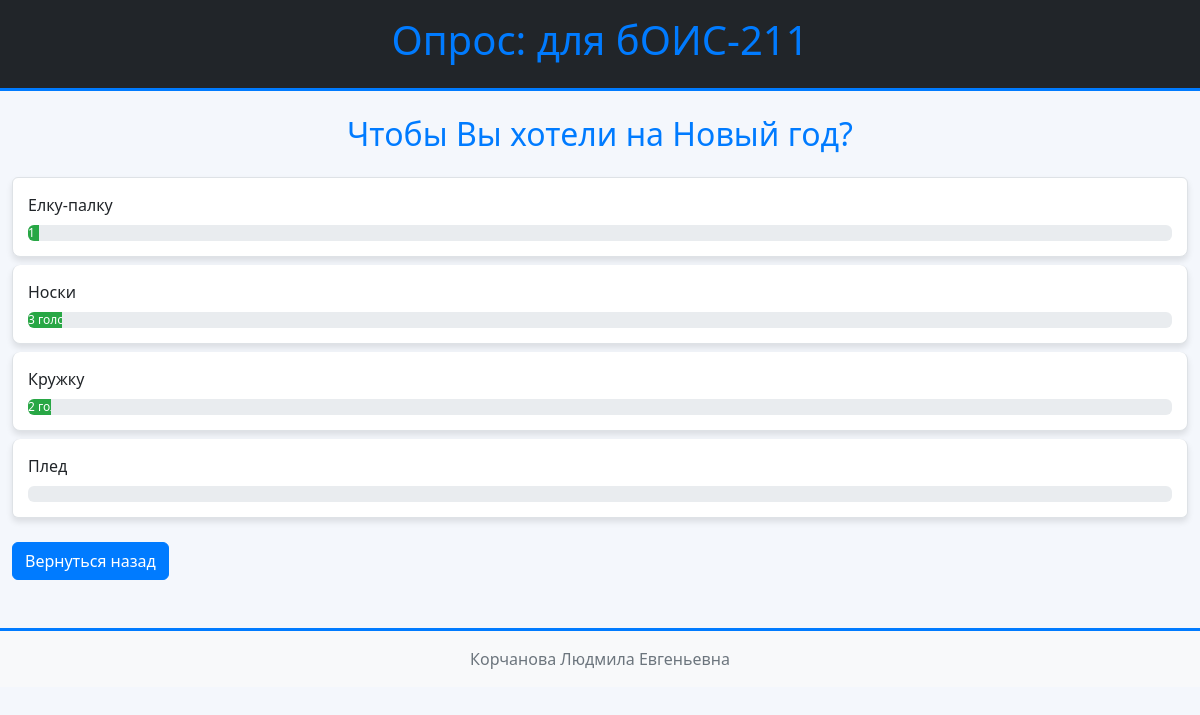
The app's page /2/results/ with its own data.
### polls/models.py (models this page shows, shortened)
class Question(models.Model):
    question_text = models.CharField('Текст вопроса', max_length=200)
    pub_date = models.DateTimeField('Дата публикации')

class Choice(models.Model):
    question = models.ForeignKey(Question, on_delete=models.CASCADE)
    choice_text = models.CharField('Текст ответа', max_length=200)
    votes = models.IntegerField('Голоса', default=0)

### polls/views.py (the view)
# urls.py: path('<int:question_id>/results/', views.results, name='results'),
def results(request, question_id):
    question = get_object_or_404(Question, pk=question_id)
    return render(request, 'polls/results.html', {'question': question})

### polls/templates/polls/results.html (shortened to what this page needs)
<!DOCTYPE html>
<html lang="ru">
<head>
    <link href="https://cdn.jsdelivr.net/npm/bootstrap@5.3.0/dist/css/bootstrap.min.css" rel="stylesheet">
</head>
<body>
    <header class="bg-dark text-white py-3">
        <div class="container text-center">
            <h1>Опрос: для бОИС-211</h1>
        </div>
    </header>
    <main class="container mt-4">
        <h2 class="mb-4">{{ question.question_text }}</h2>
        <ul class="list-group">
            {% for choice in question.choice_set.all %}
                <li class="list-group-item">
                    {{ choice.choice_text }}
                    <div class="progress mt-2">
                        <div class="progress-bar" role="progressbar"
                             style="width: {{ choice.votes|floatformat:2 }}%;"
                             aria-valuenow="{{ choice.votes }}"
                             aria-valuemin="0"
                             aria-valuemax="100">
                            {{ choice.votes }} голосов
                        </div>
                    </div>
                </li>
            {% endfor %}
        </ul>
        <a href="{% url 'polls:index' %}" class="btn btn-primary mt-3">Вернуться назад</a>
    </main>
    <footer class="bg-light py-3 mt-5">
        <div class="container text-center">
            <p class="mb-0">Корчанова Людмила Евгеньевна</p>
        </div>
    </footer>
</body>
</html>

### polls/templates/polls/results.html (style rules this page uses)
body { background-color: #f4f7fc; }
header { background-color: #00455e; border-bottom: 3px solid #007bff; }
footer { background-color: #f8f9fa; border-top: 3px solid #007bff; }
.container { max-width: 1200px; }
h1, h2 { text-align: center; color: #007bff; }
.list-group-item { background-color: #ffffff; border-radius: 8px; padding: 15px; margin-bottom: 8px; box-shadow: 0 4px 6px rgba(0, 0, 0, 0.1); }
.progress-bar { background-color: #28a745; }
footer p { color: #6c757d; }
.btn-primary { background-color: #007bff; border-color: #007bff; }

### records on screen
Question: question_text "Чтобы Вы хотели на Новый год?"
Choice: choice_text "Елку-палку", votes "1"
Choice: choice_text "Носки", votes "3"
Choice: choice_text "Кружку", votes "2"
Choice: choice_text "Плед"
